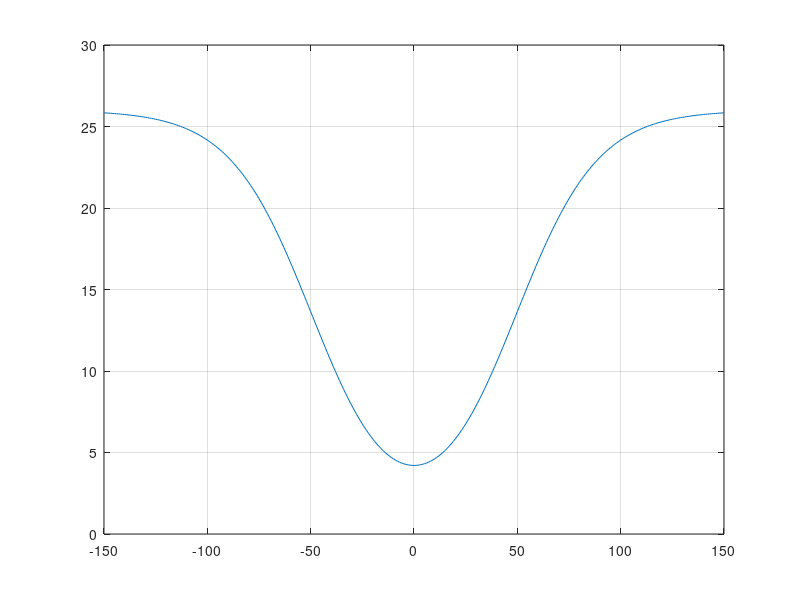

Recreate this plot in MATLAB.
clearvars
close all
clc

maxSpeed = 26;
b = 48.6;
a = 0.05;

x=-150:1:150;

speed = maxSpeed./(1+exp(-a.*(x - b)));
speed = speed + maxSpeed./(1+exp(a.*(x + b)));

plot(x,speed);
grid on